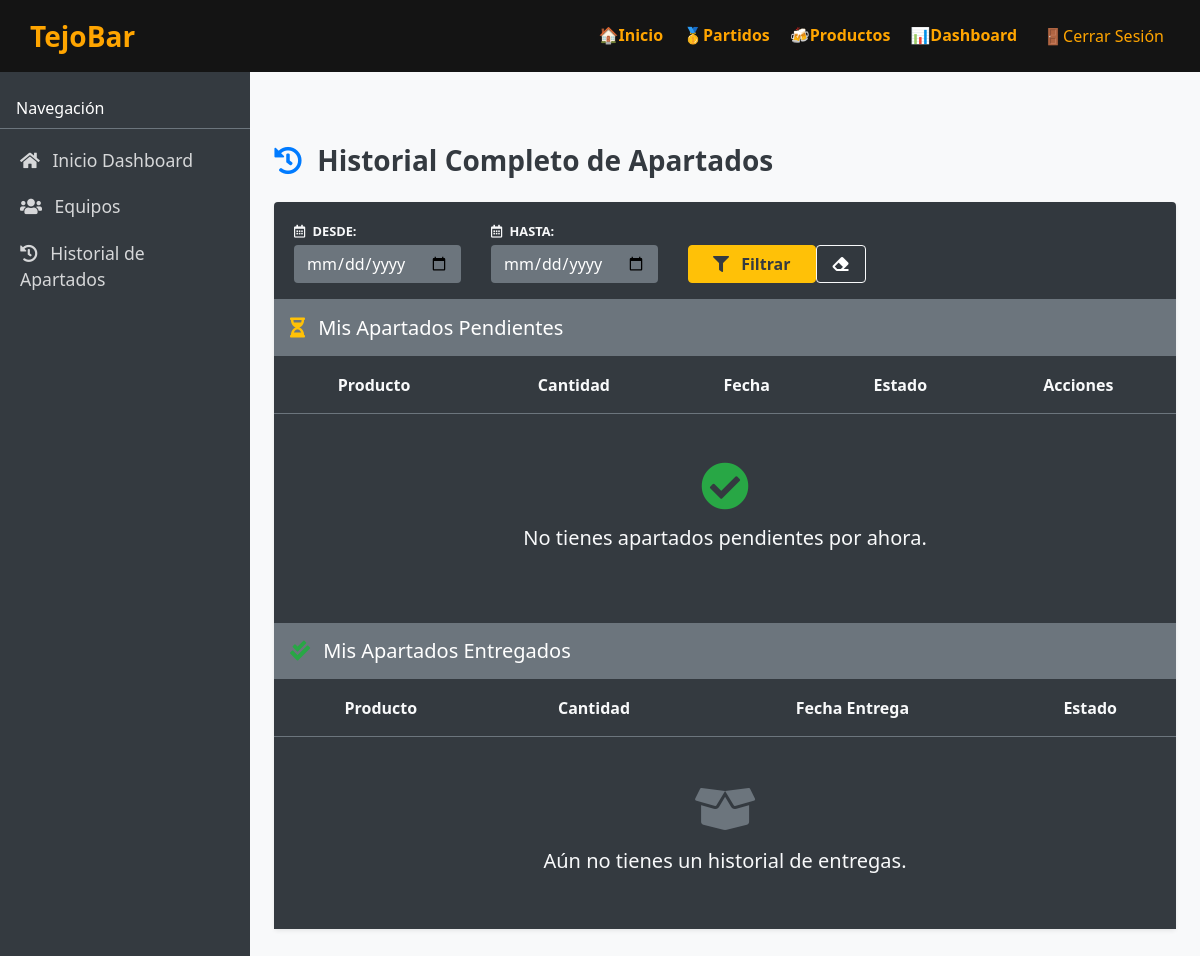
/dashboard/historial/ (signed in), run on an earlier commit of the app's database.
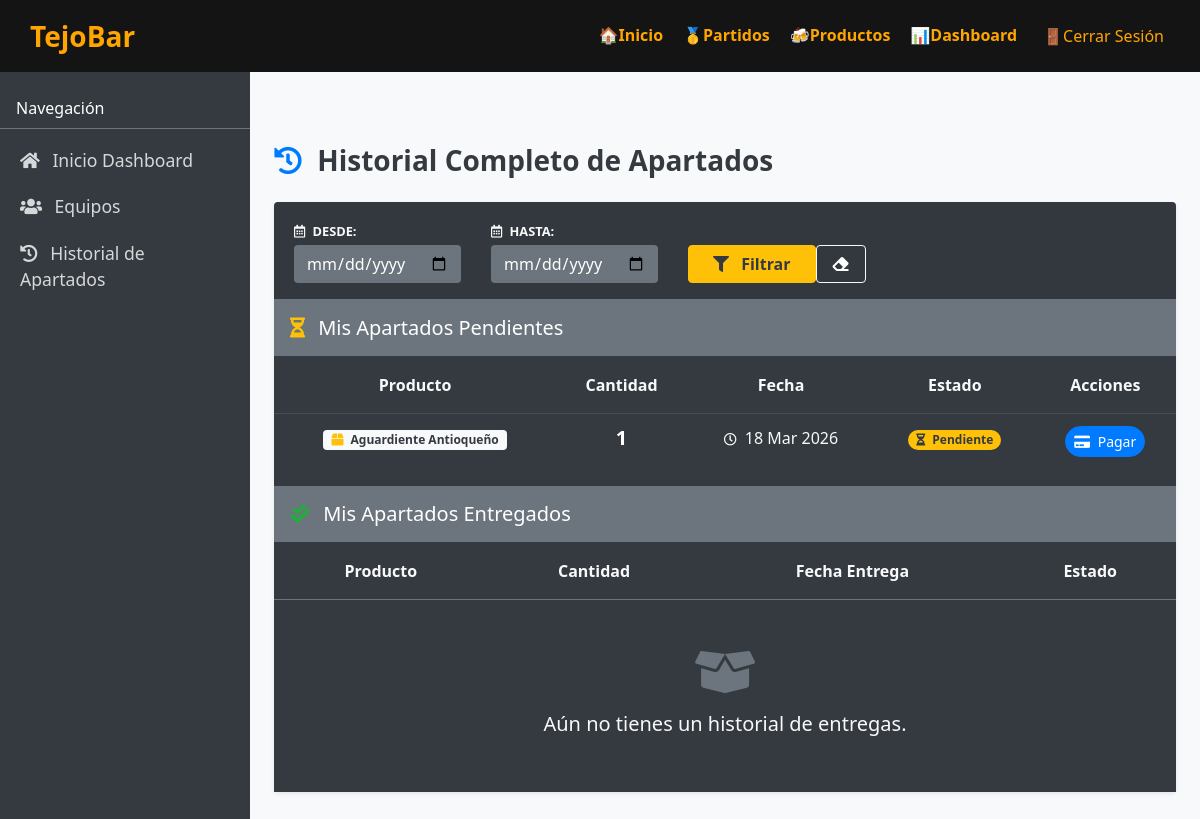
And on a later commit of the database.
### tejobar_app/models.py (models this page shows, shortened)
class Apartado(models.Model):
    ESTADO_PENDIENTE = "pendiente"
    ESTADO_COMPRADO = "comprado"
    ESTADO_CANCELADO = "cancelado"
    ESTADO_CHOICES = [
        (ESTADO_PENDIENTE, "Pendiente"),
        (ESTADO_COMPRADO, "Comprado"),
        (ESTADO_CANCELADO, "Cancelado / Abandonado"),
    ]
    persona = models.ForeignKey(
        Persona, on_delete=models.CASCADE, related_name="apartados",
        null=True, blank=True
    )
    producto = models.ForeignKey(
        Producto, on_delete=models.CASCADE, related_name="apartados"
    )
    cantidad = models.IntegerField()
    fecha_apartado = models.DateTimeField(auto_now_add=True)
    estado = models.CharField(
        max_length=20, choices=ESTADO_CHOICES, default=ESTADO_PENDIENTE
    )
    cliente_nombre = models.CharField(max_length=150, blank=True, null=True)
    cliente_telefono = models.CharField(max_length=30, blank=True, null=True)
    objects = ApartadoQuerySet.as_manager()

class Producto(models.Model):
    nombre = models.CharField(
        max_length=100,
        validators=[
            MinLengthValidator(3, message="El nombre debe tener al menos 3 caracteres.")
        ]
    )
    precio = models.DecimalField(
        max_digits=10,
        decimal_places=2,
        validators=[
            MinValueValidator(0.01, message="El precio no puede ser 0 ni negativo."),
            MaxValueValidator(10000000.00, message="El precio excede el límite permitido (10M).")
        ]
    )
    stock = models.IntegerField(
        validators=[
            MinValueValidator(0, message="El stock no puede ser negativo."),
            MaxValueValidator(10000, message="Capacidad máxima de bodega excedida (10,000 u).")
        ]
    )
    fecha_vencimiento = models.DateField(blank=True, null=True)
    descripcion = models.TextField(
        "Descripción",
        blank=True,
        null=True,
        validators=[
            MaxLengthValidator(500, message="La descripción no puede superar los 500 caracteres.")
        ]
    )
    imagen = models.ImageField(upload_to="productos", blank=True, null=True)
    categoria = models.ForeignKey(
        Categoria,
        on_delete=models.SET_NULL,
        null=True,
        blank=True,
        related_name="productos",
    )
    objects = ProductoQuerySet.as_manager()

### tejobar_app/views.py (the view, shortened to what this page needs)
# urls.py: path("dashboard/historial/", views.dashboard_historial, name="dashboard_historial"),
@login_required
def dashboard_historial(request: HttpRequest) -> HttpResponse:
    persona = getattr(request.user, "persona", None)
    if not persona:
        messages.error(request, "No tienes un perfil de persona asociado.")
        return redirect("tejobar_app:home")
    fecha_inicio = request.GET.get("fecha_inicio")
    fecha_fin = request.GET.get("fecha_fin")
    if persona.rol == Persona.ROL_ADMIN:
        apartados_pendientes = Apartado.objects.pendientes().select_related(
            "persona", "producto"
        )
        apartados_entregados = Historial.objects.select_related(
            "persona", "producto"
        ).order_by("-fecha_entrega")
    else:
        apartados_pendientes = Apartado.objects.pendientes().filter(persona=persona)
        apartados_entregados = Historial.objects.filter(persona=persona).order_by(
            "-fecha_entrega"
        )
    if fecha_inicio:
        apartados_pendientes = apartados_pendientes.filter(fecha_apartado__gte=fecha_inicio)
        apartados_entregados = apartados_entregados.filter(fecha_entrega__gte=fecha_inicio)
    if fecha_fin:
        apartados_pendientes = apartados_pendientes.filter(fecha_apartado__lte=fecha_fin)
        apartados_entregados = apartados_entregados.filter(fecha_entrega__lte=fecha_fin)
    if fecha_inicio:
        apartados_pendientes = apartados_pendientes.filter(fecha_apartado__gte=fecha_inicio)
        apartados_entregados = apartados_entregados.filter(fecha_entrega__gte=fecha_inicio)
    context = {
        "usuario": persona,
        "rol": persona.rol,
        "apartados_pendientes": apartados_pendientes,
        "apartados_entregados": apartados_entregados,
        "fecha_inicio": fecha_inicio or "",
        "fecha_fin": fecha_fin or "",
    }
    return render(request, "dashboard/historial.html", context)

### tejobar_app/models.py (called while the page is built)
    def pendientes(self):
        return self.filter(estado="pendiente")

### templates/dashboard/historial.html (shortened to what the changed rows need)
{% extends "dashboard/base.html" %}
{% block content %}
{% if rol == "admin" %}
<div class="card shadow-sm border-0 mb-5">
    <div class="card-header bg-white border-bottom py-3">
        <form method="get" class="row gx-3 align-items-end mb-0">
            <div class="col-12 col-sm-auto mb-3 mb-sm-0 flex-grow-1 flex-md-grow-0">
                <label for="fecha_inicio" class="form-label text-muted small font-weight-bold text-uppercase mb-1"><i class="far fa-calendar-alt mr-1"></i> Desde:</label>
                <input type="date" class="form-control bg-light border-0" id="fecha_inicio" name="fecha_inicio" value="{{ fecha_inicio }}">
            </div>
            <div class="col-12 col-sm-auto mb-3 mb-sm-0 flex-grow-1 flex-md-grow-0">
                <label for="fecha_fin" class="form-label text-muted small font-weight-bold text-uppercase mb-1"><i class="far fa-calendar-alt mr-1"></i> Hasta:</label>
                <input type="date" class="form-control bg-light border-0" id="fecha_fin" name="fecha_fin" value="{{ fecha_fin }}">
            </div>
            <div class="col-12 col-sm-auto mt-2 mt-sm-0 d-flex gap-2">
                <button type="submit" class="btn btn-primary font-weight-bold px-4"><i class="fas fa-filter mr-2"></i> Filtrar</button>
                <a href="?" class="btn btn-light text-muted border px-3" title="Limpiar"><i class="fas fa-eraser"></i></a>
            </div>
        </form>
    </div>
    <div class="card-body p-0">
        <div class="bg-light p-3 border-bottom d-flex align-items-center">
            <h5 class="mb-0 text-secondary"><i class="fas fa-hourglass-half mr-2 text-warning"></i> Apartados Pendientes</h5>
        </div>
        <div class="table-responsive">
            <table class="table table-hover align-middle mb-0 text-center">
                <thead class="bg-white text-muted border-bottom">
                    <tr>
                        <th class="py-3 border-0">Persona</th>
                        <th class="py-3 border-0">Producto</th>
                        <th class="py-3 border-0">Cantidad</th>
                        <th class="py-3 border-0">Fecha</th>
                        <th class="py-3 border-0">Estado</th>
                        <th class="py-3 border-0">Acciones</th>
                    </tr>
                </thead>
                <tbody class="border-top-0">
                    {% for a in apartados_pendientes %}
                        <tr>
                            <td class="font-weight-bold text-dark">{{ a.persona.nombre }}</td>
                            <td><span class="badge badge-light border text-dark px-2 py-1"><i class="fas fa-box text-primary mr-1"></i> {{ a.producto.nombre }}</span></td>
                            <td><span class="font-weight-bold h5 mb-0 text-secondary">{{ a.cantidad }}</span></td>
                            <td class="text-muted"><i class="far fa-clock small mr-1"></i> {{ a.fecha_apartado|date:"d M Y" }}</td>
                            <td><span class="badge badge-warning text-dark px-2 py-1 rounded-pill"><i class="fas fa-hourglass-half mr-1"></i> Pendiente</span></td>
                            <td>
                                <form method="POST" action="{% url 'tejobar_app:admin_apartado_pagar_efectivo' a.pk %}" class="d-inline" onsubmit="return confirm('¿Está seguro de marcar este pedido como PAGADO EN EFECTIVO?');">
                                    {% csrf_token %}
                                    <button type="submit" class="btn btn-sm btn-success rounded-pill px-3 shadow-sm mb-1" title="Marcar Pagado (Efectivo)">
                                        <i class="fas fa-money-bill-wave mr-1"></i> Efectivo
                                    </button>
                                </form>
                                <form method="POST" action="{% url 'tejobar_app:admin_apartado_cancelar' a.pk %}" class="d-inline" onsubmit="return confirm('¿Está seguro de CANCELAR este pedido y devolver el inventario? Esta acción no se puede deshacer.');">
                                    {% csrf_token %}
                                    <button type="submit" class="btn btn-sm btn-danger rounded-pill px-3 shadow-sm" title="Cancelar Pedido (Devolver Stock)">
                                        <i class="fas fa-ban mr-1"></i> Cancelar
                                    </button>
                                </form>
                            </td>
                        </tr>
                    {% empty %}
                        <tr>
                            <td colspan="6" class="text-center py-5">
                                <i class="fas fa-check-circle fa-3x text-success mb-3 opacity-50"></i>
                                <h5 class="text-muted">No hay apartados pendientes. Todo al día.</h5>
                            </td>
                        </tr>
                    {% endfor %}
                </tbody>
            </table>
        </div>
        <div class="bg-light p-3 border-bottom border-top d-flex align-items-center mt-3">
            <h5 class="mb-0 text-secondary"><i class="fas fa-check-double mr-2 text-success"></i> Apartados Entregados</h5>
        </div>
        <div class="table-responsive">
            <table class="table table-hover align-middle mb-0 text-center">
                <thead class="bg-white text-muted border-bottom">
                    <tr>
                        <th class="py-3 border-0">Persona</th>
                        <th class="py-3 border-0">Producto</th>
                        <th class="py-3 border-0">Cantidad</th>
                        <th class="py-3 border-0">Fecha Entrega</th>
                        <th class="py-3 border-0">Estado</th>
                        <th class="py-3 border-0">Acciones</th>
                    </tr>
                </thead>
                <tbody class="border-top-0">
                    {% for h in apartados_entregados %}
                        <tr>
                            <td class="font-weight-bold text-dark">{{ h.persona.nombre }}</td>
                            <td><span class="badge badge-light border text-dark px-2 py-1"><i class="fas fa-box text-primary mr-1"></i> {{ h.producto.nombre }}</span></td>
                            <td><span class="font-weight-bold h5 mb-0 text-secondary">{{ h.cantidad }}</span></td>
                            <td class="text-muted"><i class="far fa-calendar-check small mr-1"></i> {{ h.fecha_entrega|date:"d M Y, h:i a" }}</td>
                            {% if h.estado == 'por_entregar' %}
                                <td><span class="badge badge-warning text-dark px-2 py-1 rounded-pill"><i class="fas fa-truck-loading mr-1"></i> Por Entregar</span></td>
                                <td>
                                    <form method="POST" action="{% url 'tejobar_app:admin_despachar_pedido' h.pk %}" class="d-inline" onsubmit="return confirm('¿Confirmas que ya entregaste físicamente este pedido al cliente?');">
                                        {% csrf_token %}
                                        <button type="submit" class="btn btn-sm btn-primary rounded-pill px-3 shadow-sm" title="Marcar como Entregado">
                                            <i class="fas fa-check-circle mr-1"></i> Despachar
                                        </button>
                                    </form>
                                </td>
                            {% else %}
                                <td><span class="badge badge-success px-2 py-1 rounded-pill"><i class="fas fa-check-double mr-1"></i> Entregado</span></td>
                                <td><span class="text-muted small">-</span></td>
                            {% endif %}
                        </tr>
                    {% empty %}
                        <tr>
                            <td colspan="6" class="text-center py-5">
                                <i class="fas fa-box-open fa-3x text-muted mb-3 opacity-50"></i>
                                <h5 class="text-muted">No hay historial todavía.</h5>
                            </td>
                        </tr>
                    {% endfor %}
                </tbody>
            </table>
        </div>
    </div>
</div>
{% else %}
<div class="card shadow-sm border-0 mb-5 bg-dark">
    <div class="card-body p-0">
        <div class="table-responsive">
            <table class="table table-dark table-hover align-middle mb-0 text-center">
                <thead class="bg-dark text-light border-bottom border-secondary">
                    <tr>
                        <th class="py-3 border-0">Producto</th>
                        <th class="py-3 border-0">Cantidad</th>
                        <th class="py-3 border-0">Fecha</th>
                        <th class="py-3 border-0">Estado</th>
                        <th class="py-3 border-0">Acciones</th>
                    </tr>
                </thead>
                <tbody class="border-top-0">
                    {% for a in apartados_pendientes %}
                        <tr>
                            <td><span class="badge badge-light text-dark px-2 py-1"><i class="fas fa-box text-warning mr-1"></i> {{ a.producto.nombre }}</span></td>
                            <td><span class="font-weight-bold h5 mb-0 text-white">{{ a.cantidad }}</span></td>
                            <td class="text-light"><i class="far fa-clock small mr-1"></i> {{ a.fecha_apartado|date:"d M Y" }}</td>
                            <td><span class="badge badge-warning text-dark px-2 py-1 rounded-pill"><i class="fas fa-hourglass-half mr-1"></i> Pendiente</span></td>
                            <td>
                                <a href="{% url 'tejobar_app:pago_crear_apartado' a.pk %}" class="btn btn-sm btn-primary rounded-pill"><i class="fas fa-credit-card mr-1"></i> Pagar</a>
                            </td>
                        </tr>
                    {% empty %}
                        <tr>
                            <td colspan="5" class="text-center py-5 border-0">
                                <i class="fas fa-check-circle fa-3x text-success mb-3 opacity-50"></i>
                                <h5 class="text-secondary text-light">No tienes apartados pendientes por ahora.</h5>
                            </td>
                        </tr>
                    {% endfor %}
                </tbody>
            </table>
        </div>
        <div class="table-responsive">
            <table class="table table-dark table-hover align-middle mb-0 text-center">
                <thead class="bg-dark text-light border-bottom border-secondary">
                    <tr>
                        <th class="py-3 border-0">Producto</th>
                        <th class="py-3 border-0">Cantidad</th>
                        <th class="py-3 border-0">Fecha Entrega</th>
                        <th class="py-3 border-0">Estado</th>
                    </tr>
                </thead>
            </table>
        </div>
    </div>
</div>
{% endif %}
{% endblock %}

What changed in the data, as far as the page shows it:
added Apartado: producto.nombre "Aguardiente Antioqueño", cantidad "1", fecha_apartado "18 Mar 2026"
Also different on the page:
text no longer shown: "No tienes apartados pendientes por ahora."
